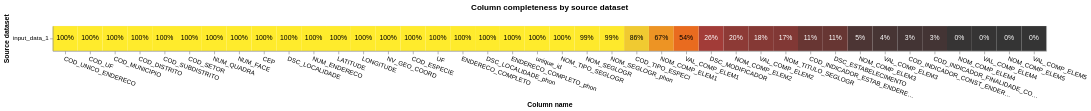

Write notebook code for a chart like this one.
### Markdown cell above
## Completness analysis

### Code cell
from splink.exploratory import completeness_chart

completeness_chart(cnefe_rj_df, db_api=db_api)

### Figure 1 — Vega-Lite specification as saved in the notebook (floating-point values rounded to 4 significant figures)
{"config": {"view": {"continuousWidth": 400, "continuousHeight": 300}}, "layer": [{"mark": "rect", "encoding": {"color": {"field": "completeness", "legend": null, "scale": {"scheme": "darkred", "zero": true}, "type": "quantitative"}, "tooltip": [{"field": "source_dataset", "title": "Source dataset", "type": "nominal"}, {"field": "total_rows_inc_nulls", "format": ",", "title": "# of records", "type": "quantitative"}, {"field": "column_name", "title": "Column name", "type": "nominal"}, {"field": "total_null_rows", "format": ",", "title": "# of nulls", "type": "quantitative"}, {"field": "completeness", "format": ".1%", "type": "quantitative"}], "x": {"axis": {"labelAngle": 20}, "field": "column_name", "sort": {"field": "mean_comp", "order": "descending"}, "title": "Column name", "type": "nominal"}, "y": {"field": "source_dataset", "title": "Source dataset", "type": "nominal"}}, "title": "Column completeness by source dataset", "transform": [{"joinaggregate": [{"op": "mean", "field": "completeness", "as": "mean_comp"}], "groupby": ["column_name"]}]}, {"mark": {"type": "text"}, "encoding": {"color": {"condition": {"test": "datum['completeness'] < 0.5", "value": "white"}, "value": "black"}, "text": {"field": "completeness", "format": ".0%", "type": "quantitative"}, "x": {"axis": {"labelAngle": 0}, "field": "column_name", "sort": {"field": "mean_comp", "order": "descending"}, "type": "nominal"}, "y": {"field": "source_dataset", "type": "nominal"}}, "transform": [{"joinaggregate": [{"op": "mean", "field": "completeness", "as": "mean_comp"}], "groupby": ["column_name"]}]}], "data": {"name": "data-fa6a04d517a10fd6b7b99cdda9aa883d"}, "height": {"step": 40}, "width": {"step": 40}, "$schema": "https://vega.github.io/schema/vega-lite/v5.9.3.json", "datasets": {"data-fa6a04d517a10fd6b7b99cdda9aa883d": [{"source_dataset": "input_data_1", "column_name": "COD_UNICO_ENDERECO", "total_null_rows": 0, "total_rows_inc_nulls": 8962200, "completeness": 1.0}, {"source_dataset": "input_data_1", "column_name": "COD_UF", "total_null_rows": 0, "total_rows_inc_nulls": 8962200, "completeness": 1.0}, {"source_dataset": "input_data_1", "column_name": "COD_MUNICIPIO", "total_null_rows": 0, "total_rows_inc_nulls": 8962200, "completeness": 1.0}, {"source_dataset": "input_data_1", "column_name": "COD_DISTRITO", "total_null_rows": 0, "total_rows_inc_nulls": 8962200, "completeness": 1.0}, {"source_dataset": "input_data_1", "column_name": "COD_SUBDISTRITO", "total_null_rows": 0, "total_rows_inc_nulls": 8962200, "completeness": 1.0}, {"source_dataset": "input_data_1", "column_name": "COD_SETOR", "total_null_rows": 0, "total_rows_inc_nulls": 8962200, "completeness": 1.0}, {"source_dataset": "input_data_1", "column_name": "NUM_QUADRA", "total_null_rows": 0, "total_rows_inc_nulls": 8962200, "completeness": 1.0}, {"source_dataset": "input_data_1", "column_name": "NUM_FACE", "total_null_rows": 0, "total_rows_inc_nulls": 8962200, "completeness": 1.0}, {"source_dataset": "input_data_1", "column_name": "CEP", "total_null_rows": 0, "total_rows_inc_nulls": 8962200, "completeness": 1.0}, {"source_dataset": "input_data_1", "column_name": "DSC_LOCALIDADE", "total_null_rows": 0, "total_rows_inc_nulls": 8962200, "completeness": 1.0}, {"source_dataset": "input_data_1", "column_name": "NOM_TIPO_SEGLOGR", "total_null_rows": 1340, "total_rows_inc_nulls": 8962200, "completeness": 0.9999}, {"source_dataset": "input_data_1", "column_name": "NOM_TITULO_SEGLOGR", "total_null_rows": 7435036, "total_rows_inc_nulls": 8962200, "completeness": 0.1704}, {"source_dataset": "input_data_1", "column_name": "NOM_SEGLOGR", "total_null_rows": 84439, "total_rows_inc_nulls": 8962200, "completeness": 0.9906}, {"source_dataset": "input_data_1", "column_name": "NUM_ENDERECO", "total_null_rows": 0, "total_rows_inc_nulls": 8962200, "completeness": 1.0}, {"source_dataset": "input_data_1", "column_name": "DSC_MODIFICADOR", "total_null_rows": 6634222, "total_rows_inc_nulls": 8962200, "completeness": 0.2598}, {"source_dataset": "input_data_1", "column_name": "NOM_COMP_ELEM1", "total_null_rows": 2924312, "total_rows_inc_nulls": 8962200, "completeness": 0.6737}, {"source_dataset": "input_data_1", "column_name": "VAL_COMP_ELEM1", "total_null_rows": 4109166, "total_rows_inc_nulls": 8962200, "completeness": 0.5415}, {"source_dataset": "input_data_1", "column_name": "NOM_COMP_ELEM2", "total_null_rows": 7136776, "total_rows_inc_nulls": 8962200, "completeness": 0.2037}, {"source_dataset": "input_data_1", "column_name": "VAL_COMP_ELEM2", "total_null_rows": 7323136, "total_rows_inc_nulls": 8962200, "completeness": 0.1829}, {"source_dataset": "input_data_1", "column_name": "NOM_COMP_ELEM3", "total_null_rows": 8511539, "total_rows_inc_nulls": 8962200, "completeness": 0.05028}, {"source_dataset": "input_data_1", "column_name": "VAL_COMP_ELEM3", "total_null_rows": 8608634, "total_rows_inc_nulls": 8962200, "completeness": 0.03945}, {"source_dataset": "input_data_1", "column_name": "NOM_COMP_ELEM4", "total_null_rows": 8926282, "total_rows_inc_nulls": 8962200, "completeness": 0.004008}, {"source_dataset": "input_data_1", "column_name": "VAL_COMP_ELEM4", "total_null_rows": 8941219, "total_rows_inc_nulls": 8962200, "completeness": 0.002341}, {"source_dataset": "input_data_1", "column_name": "NOM_COMP_ELEM5", "total_null_rows": 8959347, "total_rows_inc_nulls": 8962200, "completeness": 0.0003183}, {"source_dataset": "input_data_1", "column_name": "VAL_COMP_ELEM5", "total_null_rows": 8960211, "total_rows_inc_nulls": 8962200, "completeness": 0.0002219}, {"source_dataset": "input_data_1", "column_name": "LATITUDE", "total_null_rows": 0, "total_rows_inc_nulls": 8962200, "completeness": 1.0}, {"source_dataset": "input_data_1", "column_name": "LONGITUDE", "total_null_rows": 0, "total_rows_inc_nulls": 8962200, "completeness": 1.0}, {"source_dataset": "input_data_1", "column_name": "NV_GEO_COORD", "total_null_rows": 0, "total_rows_inc_nulls": 8962200, "completeness": 1.0}, {"source_dataset": "input_data_1", "column_name": "COD_ESPECIE", "total_null_rows": 0, "total_rows_inc_nulls": 8962200, "completeness": 1.0}, {"source_dataset": "input_data_1", "column_name": "DSC_ESTABELECIMENTO", "total_null_rows": 8009516, "total_rows_inc_nulls": 8962200, "completeness": 0.1063}, {"source_dataset": "input_data_1", "column_name": "COD_INDICADOR_ESTAB_ENDERECO", "total_null_rows": 7991266, "total_rows_inc_nulls": 8962200, "completeness": 0.1083}, {"source_dataset": "input_data_1", "column_name": "COD_INDICADOR_CONST_ENDERECO", "total_null_rows": 8684218, "total_rows_inc_nulls": 8962200, "completeness": 0.03102}, {"source_dataset": "input_data_1", "column_name": "COD_INDICADOR_FINALIDADE_CONST", "total_null_rows": 8685578, "total_rows_inc_nulls": 8962200, "completeness": 0.03087}, {"source_dataset": "input_data_1", "column_name": "COD_TIPO_ESPECI", "total_null_rows": 1246737, "total_rows_inc_nulls": 8962200, "completeness": 0.8609}, {"source_dataset": "input_data_1", "column_name": "UF", "total_null_rows": 0, "total_rows_inc_nulls": 8962200, "completeness": 1.0}, {"source_dataset": "input_data_1", "column_name": "ENDERECO_COMPLETO", "total_null_rows": 0, "total_rows_inc_nulls": 8962200, "completeness": 1.0}, {"source_dataset": "input_data_1", "column_name": "NOM_SEGLOGR_phon", "total_null_rows": 92767, "total_rows_inc_nulls": 8962200, "completeness": 0.9896}, {"source_dataset": "input_data_1", "column_name": "DSC_LOCALIDADE_phon", "total_null_rows": 0, "total_rows_inc_nulls": 8962200, "completeness": 1.0}, {"source_dataset": "input_data_1", "column_name": "ENDERECO_COMPLETO_phon", "total_null_rows": 0, "total_rows_inc_nulls": 8962200, "completeness": 1.0}, {"source_dataset": "input_data_1", "column_name": "unique_id", "total_null_rows": 0, "total_rows_inc_nulls": 8962200, "completeness": 1.0}]}}
